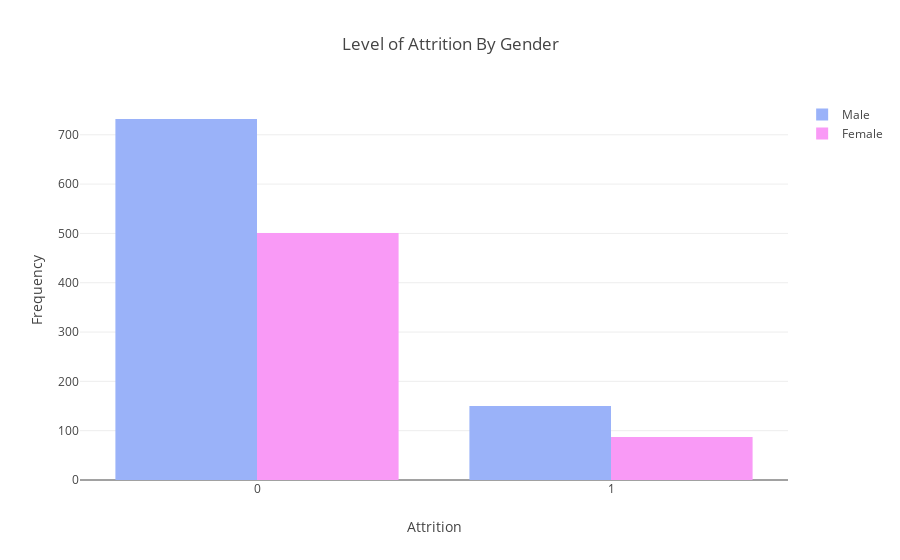

Notebook cell for this chart:
### Code cell
trace1 = go.Bar(
    x= data[data['Gender'] == 'Male']['Attrition'].value_counts().index,
    y= data[data['Gender'] == 'Male']['Attrition'].value_counts(),
    name= 'Male',
    marker = dict(color=['#9ab2f9', '#9ab2f9'])
)

trace2 = go.Bar(
    x= data[data['Gender'] == 'Female']['Attrition'].value_counts().index,
    y= data[data['Gender'] == 'Female']['Attrition'].value_counts(),
    name= 'Female',
    marker = dict(color=['#f99af6', '#f99af6'])
)

layout = go.Layout(
    barmode='group',
    title = 'Level of Attrition By Gender',
    xaxis = dict(title='Attrition'),
    yaxis = dict(title='Frequency')
)

fig = dict(data=[trace1, trace2], layout=layout)
py.iplot(fig)

### Figure 1 — Plotly figure (JSON) as saved in the notebook; plotly's stock layout.template omitted (floating-point values rounded to 4 significant figures)
{"data": [{"marker": {"color": ["#9ab2f9", "#9ab2f9"]}, "name": "Male", "type": "bar", "uid": "ad839709-880b-4453-aa66-0ffb607141c8", "x": [0, 1], "y": [732, 150]}, {"marker": {"color": ["#f99af6", "#f99af6"]}, "name": "Female", "type": "bar", "uid": "c4ddb4db-9330-401b-b9dd-c2195a76ed9b", "x": [0, 1], "y": [501, 87]}], "layout": {"barmode": "group", "title": {"text": "Level of Attrition By Gender"}, "xaxis": {"title": {"text": "Attrition"}}, "yaxis": {"title": {"text": "Frequency"}}}}
